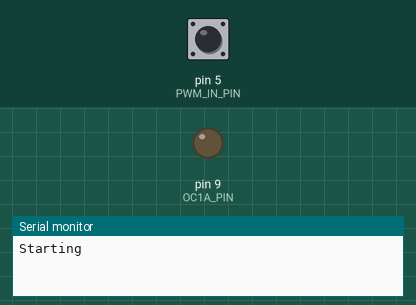
Simulated run of this sketch. Board: Arduino Uno, built with avr-gcc and run on an emulated ATmega328P. On the bench: output pins drawn as LEDs (lit = HIGH), the last lines printed to the serial monitor. The inputs (shaded band) are chosen by the test bench; at power-on: pin 5 (PWM_IN_PIN) HIGH.

Above: at 1.2 s.
1.3 s: pin 5 (PWM_IN_PIN) pulled LOW for 0.15 s
At 2.6 s:
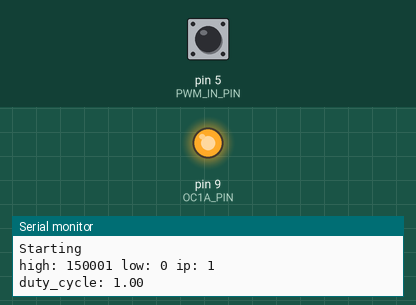
4.4 s: pin 5 (PWM_IN_PIN) pulled LOW for 3.2 s
At 8.6 s:
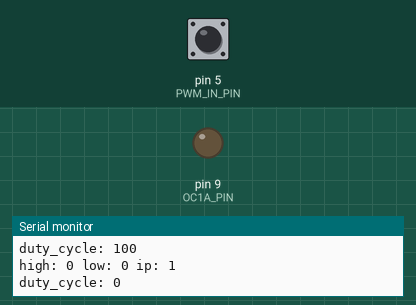
9.2 s: pin 5 (PWM_IN_PIN) pulled LOW for 1 s
At 10.3 s:
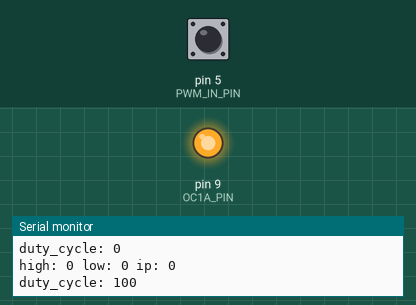
13.2 s: pin 5 (PWM_IN_PIN) pulsed LOW 5 times (0.12 s each, 0.3 s apart)
At 14.8 s:
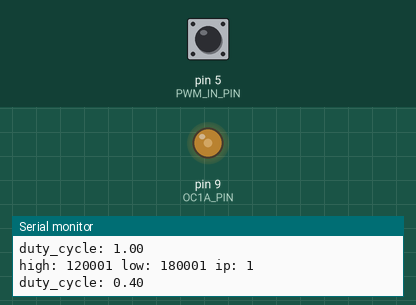
17.7 s: pin 5 (PWM_IN_PIN) pulled LOW for 0.15 s
At 18.7 s:
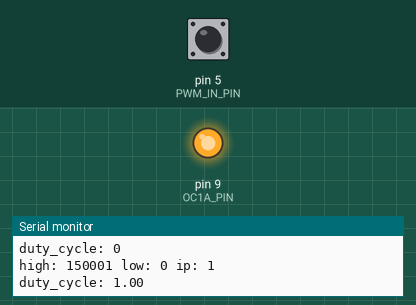
Timing chart, 0 to 21.5 s (numbered marks = the images above; inputs shaded):
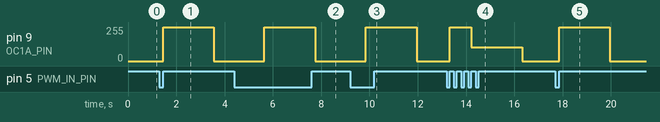

Measured:
- after the input at 1.3 s, pin 9 (OC1A_PIN): 0/255 → 255/255 after 0.15 s, → 0/255 2.1 s later
- after the input at 4.4 s, pin 9 (OC1A_PIN): 0/255 → 255/255 after 1.3 s, → 0/255 2.1 s later
- after the input at 9.2 s, pin 9 (OC1A_PIN): 0/255 → 255/255 after 0.65 s, → 0/255 2.1 s later
- after the input at 13.2 s, pin 9 (OC1A_PIN): 0/255 → 255/255 after 0.12 s, → 102/255 0.90 s later, → 0/255 2.1 s later
- after the input at 17.7 s, pin 9 (OC1A_PIN): 0/255 → 255/255 after 0.15 s, → 0/255 2.1 s later

The sketch:

arduino_fan_control_ender3.ino
```cpp
const byte OC1A_PIN = 9;  // Pin D9, connect to Noctua pwm in
const byte PWM_IN_PIN = 5;  // Pin D5, connect to ender3 fan negative
const word PWM_FREQ_HZ = 25000;
const word TCNT1_TOP = 16000000/(2*PWM_FREQ_HZ);

unsigned long pwm_low;
unsigned long pwm_high;
int pin_in;
float duty_cycle;

void setup() {
  // Make pwm output 25kHz
  TCCR1A = 0;
  TCCR1B = 0;
  TCNT1  = 0;
  TCCR1A |= (1 << COM1A1)   | (1 << WGM11);
  TCCR1B |= (1 << WGM13) | (1 << CS10);
  ICR1 = TCNT1_TOP;

  Serial.begin(115200);
  Serial.println("Starting");
  pinMode(OC1A_PIN, OUTPUT);
  pinMode(PWM_IN_PIN, INPUT_PULLUP);
}

void loop() {
  delay(100);
  pwm_low = pulseIn(PWM_IN_PIN, HIGH, 1000000);
  pwm_high = pulseIn(PWM_IN_PIN, LOW, 1000000);
  pin_in = digitalRead(PWM_IN_PIN);

  Serial.print("high: ");
  Serial.print(pwm_high);
  Serial.print(" low: ");
  Serial.print(pwm_low);
  Serial.print(" ip: ");
  Serial.print(pin_in);
  Serial.print("\n");

  // At 100% and 0% duty cycle, there will be no pulses
  if ((pwm_high == 0) && (pin_in == LOW)) {
    Serial.print("duty_cycle: 100\n");
    set_pwm_duty_cycle(100);
    return;
  }

  if ((pwm_high == 0) && (pin_in == HIGH)) {
    Serial.print("duty_cycle: 0\n");
    set_pwm_duty_cycle(0);
    return;
  }

  duty_cycle = (float)pwm_high / (float)(pwm_low + pwm_high);
  set_pwm_duty_cycle((int)(duty_cycle*100));
  Serial.print("duty_cycle: ");
  Serial.print(duty_cycle);
  Serial.print("\n");

}

void set_pwm_duty_cycle(byte duty) {
  OCR1A = (word) (duty*TCNT1_TOP)/100;
}
```
